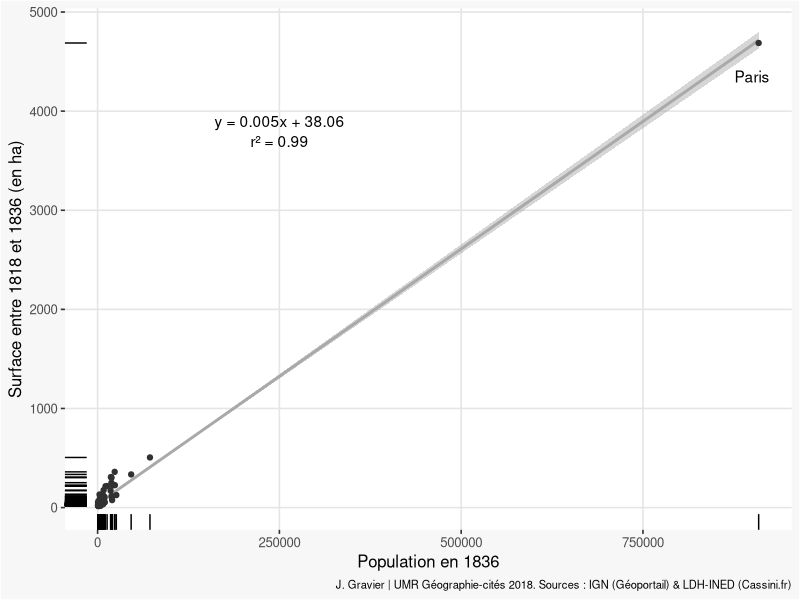
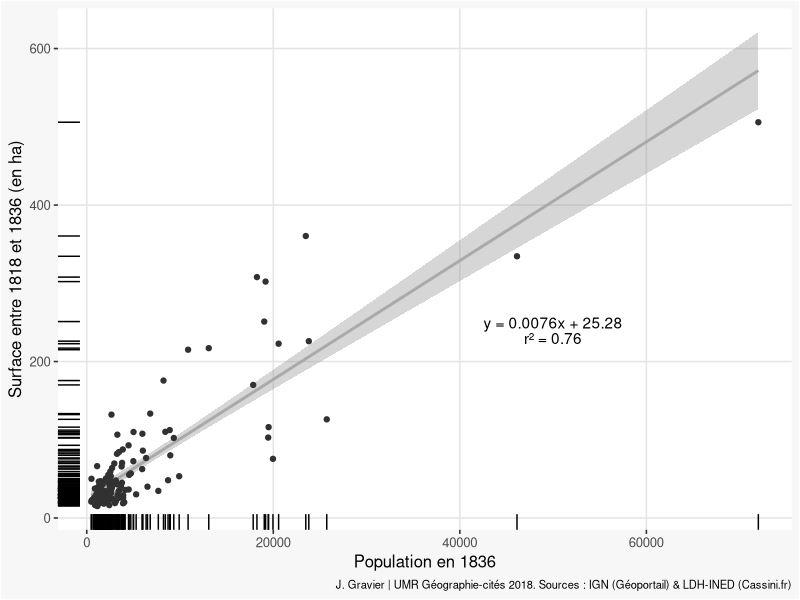
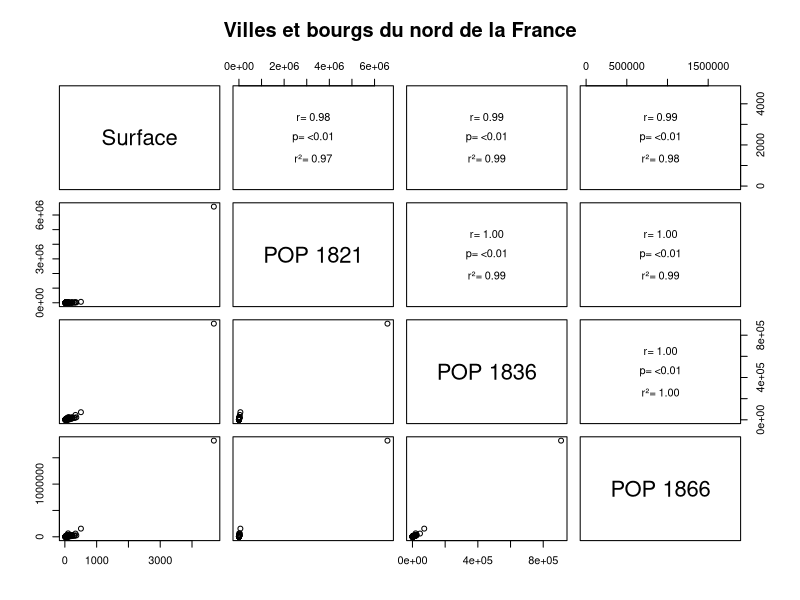
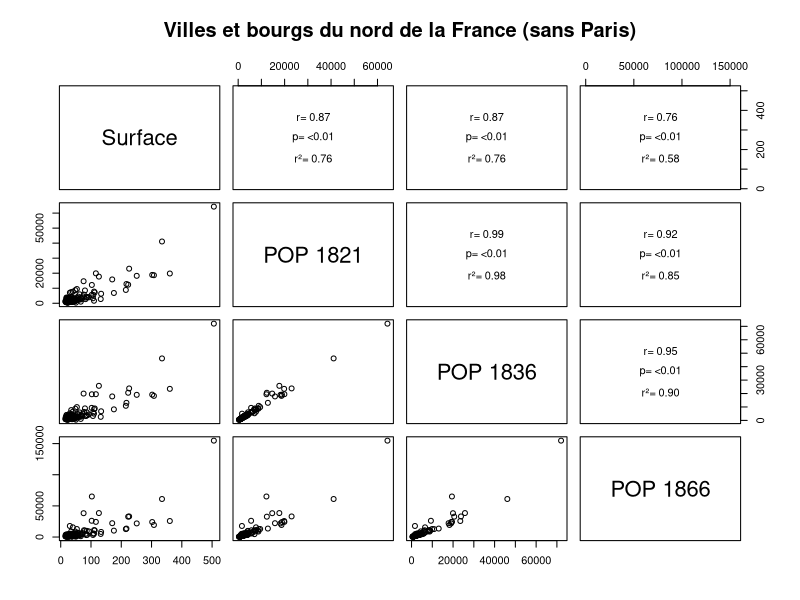
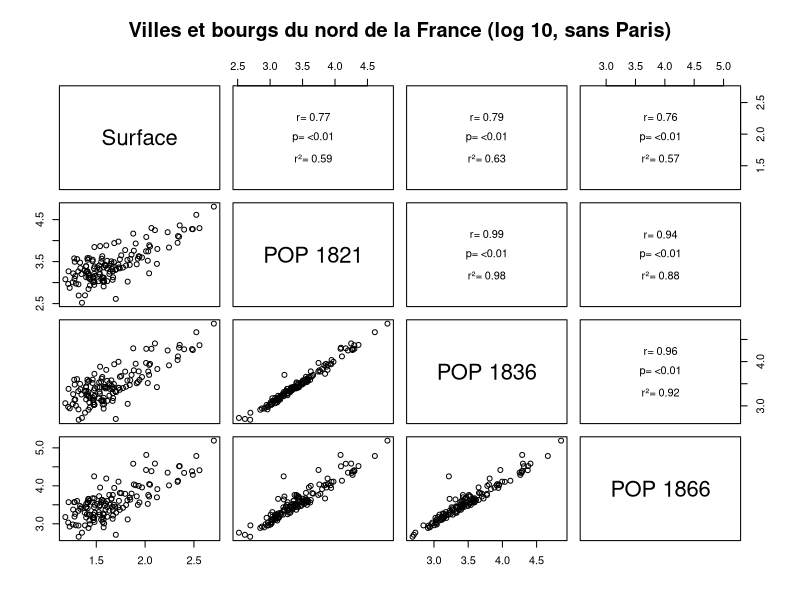
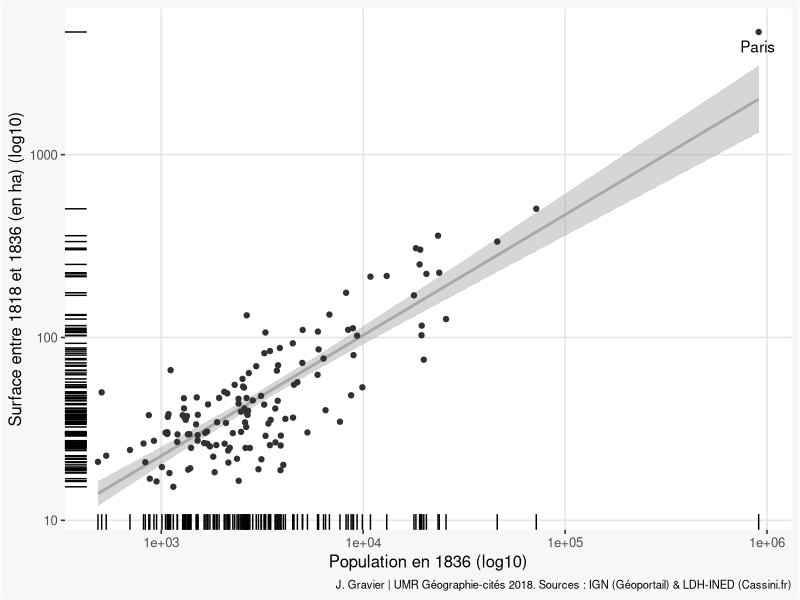

Write R code to recreate these figures, in order. (Note: this script raises an error after producing the figures.)
library(tidyverse)
library(ggthemes)
library(readxl)
library(classInt)

theme_julie <- function(){
  julie <- theme_igray() +
    theme(plot.subtitle = element_text(face = "italic"), 
          plot.caption = element_text(size = 8), 
          axis.title = element_text(size = 12), 
          axis.text = element_text(size = 9.5), 
          plot.title = element_text(size = 15, 
                                    face = "bold", hjust = 0.5), legend.text = element_text(size = 11.5), 
          legend.title = element_text(size = 11.7), 
          plot.background = element_rect(fill = "gray97"), 
          legend.key = element_rect(fill = "gray97"), 
          legend.background = element_rect(fill = "gray97"), 
          legend.position = "bottom", legend.direction = "horizontal")
  julie
}

panel.cor <- function(x, y, digits = 2, cex.cor, ...) # selon http://www.r-bloggers.com/scatter-plot-matrices-in-r/
{
  usr <- par("usr"); on.exit(par(usr))
  par(usr = c(0, 1, 0, 1))
  # calcul coefficient de corrélation
  r <- cor(x, y)
  txt <- format(c(r, 0.123456789), digits = digits)[1]
  txt <- paste("r= ", txt, sep = "")
  text(0.5, 0.7, txt)
  
  # calcul p-value
  p <- cor.test(x, y)$p.value
  txt2 <- format(c(p, 0.123456789), digits = digits)[1]
  txt2 <- paste("p= ", txt2, sep = "")
  if(p<0.01) txt2 <- paste("p= ", "<0.01", sep = "")
  text(0.5, 0.5, txt2)
  
  # calcul r² : ajout perso, car très utile pour nos données en SHS !
  rdeux <- lm(formula = x ~ y)
  rdeux <- summary(rdeux)$r.squared
  txt <- format(c(rdeux, 0.123456789), digits = digits)[1]
  txt <- paste("r²= ", txt, sep = "")
  text(0.5, 0.3, txt)
}





# Données espace étudié
Data <- read_excel("Data_EtmjPop_V2.xls", sheet = 2)
View(Data)

###### Analyse de la relation linéaire : pop 1836 & surface ########
# Test de significativité : corrélation, coefficient de corrélation de Pearson, Kendall ou Spearman
Cor1836 <- cor.test(Data$POP1836, Data$AREA,
                    method = "pearson",
                    conf.level = 0.95)
Cor1836

# Régression linéaire simple (sachant que x = y, écrit comme Var à expliquer ~ Var explicative)
reg1836 <- lm(formula = Data$AREA ~ Data$POP1836) # Ou intercept = B(eta), et autre = A(lpha), sachant que y = Ax + B
reg1836

# Expressivité plus fine de la régression
S1836 <- summary(reg1836)
S1836

S1836$r.squared #R² facilement identifiable

# Plot relation linéaire entre population et surface
ggplot(data = Data,
       aes(POP1836, AREA)) +
  geom_smooth(method=lm, color = "darkgrey", se = T) + # ajout de la droite de régression avec intervalle de confiance (sans: se = FALSE)
  geom_point(stat = "identity", color = "#313131") +
  geom_rug(sides ="bl") + # Densité marginale
  theme_julie() +
  labs(caption = "J. Gravier | UMR Géographie-cités 2018. Sources : IGN (Géoportail) & LDH-INED (Cassini.fr)") +
  xlab("Population en 1836") +
  ylab("Surface entre 1818 et 1836 (en ha)") +
  annotate("text", x = 900000,y = 4350, label = "Paris") +
  annotate("text", x = 250000,y = 3900, label = "y = 0.005x + 38.06") +
  annotate("text", x = 250000,y = 3700, label = "r² = 0.99")


###### Analyse de la relation linéaire sans Paris ########
Data1 <- filter(Data, NOM_COMM != "PARIS")
Data1

Cor1 <- cor.test(Data1$POP1836, Data1$AREA,
                 method = "pearson",
                 conf.level = 0.95)
Cor1

reg1 <- lm(formula = Data1$AREA ~ Data1$POP1836)
reg1

S1 <- summary(reg1)
S1

S1$r.squared

ggplot(data = Data1,
       aes(POP1836, AREA)) +
  geom_smooth(method=lm, color = "darkgrey", se = T) + # ajout de la droite de régression avec intervalle de confiance (sans: se = FALSE)
  geom_point(stat = "identity", color = "#313131") +
  geom_rug(sides ="bl") + # Densité marginale
  theme_julie() +
  labs(caption = "J. Gravier | UMR Géographie-cités 2018. Sources : IGN (Géoportail) & LDH-INED (Cassini.fr)") +
  xlab("Population en 1836") +
  ylab("Surface entre 1818 et 1836 (en ha)") +
  annotate("text", x = 50000,y = 250, label = "y = 0.0076x + 25.28") +
  annotate("text", x = 50000,y = 230, label = "r² = 0.76")


ScatterPlot_Lineaire <- as.matrix(Data[, c(3,6,7,8)])
colnames(ScatterPlot_Lineaire) <- c("Surface", "POP 1821", "POP 1836", "POP 1866")

pairs(ScatterPlot_Lineaire, upper.panel = panel.cor,
      main = "Villes et bourgs du nord de la France")


ScatterPlot_Lineaire <- as.matrix(Data1[, c(3,6,7,8)])
colnames(ScatterPlot_Lineaire) <- c("Surface", "POP 1821", "POP 1836", "POP 1866")

pairs(ScatterPlot_Lineaire, upper.panel = panel.cor,
      main = "Villes et bourgs du nord de la France (sans Paris)")

ScatterPlot_Log10 <- log10(ScatterPlot_Lineaire)

pairs(ScatterPlot_Log10, upper.panel = panel.cor,
      main = "Villes et bourgs du nord de la France (log 10, sans Paris)")

###### Transformation bi-logartihmique et ajustement puissance #####
reg2 <- lm(formula = log10(Data$AREA) ~ log10(Data$POP1836)) 
# Ou intercept = b(eta), et l'autre = a(lpha), sachant que sur linéaire y = ax + b
# en général ln(y) = aln(x) + b, soit y = e^b * x^a
# sachant que l'inverse de log10(x) = 10^x [en norme ISO 80000-2 on écrit log10 = lg]
# lg(y) = alg(x) + b, alors y = 10^b * x^a
reg2

Cor2 <- cor.test(log10(Data$POP1836), log10(Data$AREA),
                 method = "pearson",
                 conf.level = 0.95)
Cor2

# Expressivité plus fine de la régression
S2 <- summary(reg2)
S2

S2$r.squared #R² facilement identifiable

####### Plot avec transformation des axes en log10 + ajustement puissance
ggplot(data = Data,
       aes(POP1836, AREA)) +
  scale_x_log10() + # transformation en log10 des xi
  scale_y_log10() + # idem sur yi
  geom_smooth(method=lm, color = "darkgrey", se = T) + # lm sur log10
  geom_point(stat = "identity", color = "#313131") +
  geom_rug(sides ="bl") +
  theme_julie() +
  labs(caption = "J. Gravier | UMR Géographie-cités 2018. Sources : IGN (Géoportail) & LDH-INED (Cassini.fr)") +
  xlab("Population en 1836 (log10)") +
  ylab("Surface entre 1818 et 1836 (en ha) (log10)") +
  annotate("text", x = 900000,y = 3900, label = "Paris")


## Récupération des résidus 
ResidusLg <- function(x, y){
  reg <- lm(formula = log10(y) ~ log10(x))
  reg <- summary(reg)
  YPrimei <- 10^reg$coefficients[1,1]*x^reg$coefficients[2,1]  # On fait l'inverse de lg(y), y = 10^b * x^a
  Residus <- y - YPrimei
}

DataEspaceEtudie$Residus <- ResidusLg(DataEspaceEtudie$POP1836, DataEspaceEtudie$Etjm3)

ggplot(data = DataEspaceEtudie, 
       aes(x = reorder(NOM, -Residus), # Tri pour ordre décroissant fonction reorder
           y = Residus)) + 
  geom_bar(stat = "identity") + # Diagramme en baton
  scale_x_discrete(breaks = NULL) +
  theme_julie() +
  labs(caption = "J. Gravier | UMR Géographie-cités 2017. Sources : IGN (Géoportail) & LDH-INED (Cassini.fr)") +
  xlab("Villes étudiées") +
  ylab("Résidus des surfaces sur ajustement puissance (en ha)")



# Sans Paris
reg2SsParis <- lm(formula = log10(Data1$AREA) ~ log10(Data1$POP1836)) 
reg2SsParis

Cor2ssP <- cor.test(log10(Data1$POP1836), log10(Data1$AREA),
                    method = "pearson",
                    conf.level = 0.95)
Cor2ssP

# Expressivité plus fine de la régression
S2ssP <- summary(reg2SsParis)
S2ssP

S2ssP$r.squared #R² facilement identifiable

####### Plot avec transformation des axes en log10 + ajustement puissance
ggplot(data = Data1,
       aes(POP1836, AREA)) +
  scale_x_log10() + # transformation en log10 des xi
  scale_y_log10() + # idem sur yi
  geom_smooth(method=lm, color = "darkgrey", se = T) + # lm sur log10
  geom_point(stat = "identity", color = "#313131") +
  geom_rug(sides ="bl") +
  theme_julie() +
  labs(caption = "J. Gravier | UMR Géographie-cités 2018. Sources : IGN (Géoportail) & LDH-INED (Cassini.fr)") +
  xlab("Population en 1836 (log10)") +
  ylab("Surface entre 1818 et 1836 (log10)")


Data1$Residus <- ResidusLg(Data1$POP1836, Data1$Etjm3)
head(Data1)

ggplot(data = Data1, 
       aes(x = reorder(NOM, -Residus), # Tri pour ordre décroissant fonction reorder
           y = Residus)) + 
  geom_bar(stat = "identity", color = "black") + # Diagramme en baton
  scale_x_discrete(breaks = NULL) +
  theme_julie() +
  labs(caption = "J. Gravier | UMR Géographie-cités 2017. Sources : IGN (Géoportail) & LDH-INED (Cassini.fr)") +
  xlab("Villes étudiées") +
  ylab("Résidus des surfaces de l'ajustement puissance (en ha)")

ggplot(Data1, aes("",Residus)) + 
  geom_boxplot() +
  theme_julie() +
  labs(caption = "J. Gravier | UMR Géographie-cités 2017. Sources : IGN (Géoportail) & LDH-INED (Cassini.fr)") +
  xlab("") +
  ylab("Résidus des surfaces de l'ajustement puissance (en ha)")


Data1 %>%
  ggplot(aes(TypeEtmj, Residus)) +
  geom_boxplot() +
  xlab("") +
  ylab("Résidus des surfaces de l'ajustement puissance (ha)") +
  labs(caption = "J. Gravier | UMR Géographie-cités 2017. Sources : IGN (Géoportail) & LDH-INED (Cassini.fr)") +
  theme_julie()

summary(Data1$Residus)


########## IDEM mais sur les "villes" selon Etmj ##########
DataV <- filter(Data1, TYPE_LIEU == "Ville") # 72 entités villes au total
head(DataV)
nrow(DataV)

CorV <- cor.test(log10(DataV$POP1836), log10(DataV$AREA),
                 method = "pearson",
                 conf.level = 0.95)
CorV

regV <- lm(formula = log10(DataV$AREA) ~ log10(DataV$POP1836))
regV

SV <- summary(regV)
SV

SV$r.squared #R² facilement identifiable

ggplot(DataV, aes(POP1836, AREA)) +
  scale_x_log10() + # transformation en log10 des xi
  scale_y_log10() + # idem sur yi
  geom_smooth(method=lm, color = "darkgrey", se = T) + # lm sur log10
  geom_point(stat = "identity", color = "#313131") +
  geom_rug(sides ="bl") +
  theme_julie() +
  labs(caption = "J. Gravier | UMR Géographie-cités 2017. Sources : IGN (Géoportail) & LDH-INED (Cassini.fr)") +
  xlab("Population en 1836 (log10)") +
  ylab("Surface entre 1818 et 1836 (en ha) (log10)")

ggplot(DataV, 
       aes(x = reorder(NOM, -Residus), # Tri pour ordre décroissant fonction reorder
           y = Residus)) + 
  geom_bar(stat = "identity", color = "black") + # Diagramme en baton
  scale_x_discrete(breaks = NULL) +
  theme_julie() +
  labs(caption = "J. Gravier | UMR Géographie-cités 2017. Sources : IGN (Géoportail) & LDH-INED (Cassini.fr)") +
  xlab("Villes étudiées") +
  ylab("Résidus des surfaces de l'ajustement puissance (en ha)")

ggplot(DataV, aes("",Residus)) + 
  geom_boxplot() +
  theme_julie() +
  labs(caption = "J. Gravier | UMR Géographie-cités 2017. Sources : IGN (Géoportail) & LDH-INED (Cassini.fr)") +
  xlab("") +
  ylab("Résidus des surfaces de l'ajustement puissance (en ha)")

ScatterPlot_LineaireVilles <- as.matrix(DataV[, c(4,9,10,11)])
colnames(ScatterPlot_LineaireVilles) <- c("Surface", "POP 1821", "POP 1836", "POP 1866")

pairs(ScatterPlot_LineaireVilles, upper.panel = panel.cor,
      main = "Les villes du nord de la France")

ScatterPlot_VillesLog10 <- log10(ScatterPlot_LineaireVilles)

pairs(ScatterPlot_VillesLog10, upper.panel = panel.cor,
      main = "Les villes du nord de la France (log 10)")


########## IDEM mais sur les "bourgs" selon Etmj ##########
DataB <- filter(Data1, TYPE_LIEU == "Bourg") # 65 entités bourgs au total
DataB

CorB <- cor.test(log10(DataB$POP1836), log10(DataB$AREA),
                 method = "pearson",
                 conf.level = 0.95)
CorB

regB <- lm(formula = log10(DataB$AREA) ~ log10(DataB$POP1836))
regB

SB <- summary(regB)
SB

SB$r.squared #R² facilement identifiable

ggplot(DataB,  aes(POP1836, AREA)) +
  scale_x_log10() +
  scale_y_log10() +
  geom_smooth(method=lm, color = "darkgrey", se = T) +
  geom_point(stat = "identity", color = "#313131") +
  geom_rug(sides ="bl") +
  theme_julie() +
  labs(caption = "J. Gravier | UMR Géographie-cités 2017. Sources : IGN (Géoportail) & LDH-EHESS (Cassini.fr)") +
  xlab("Population en 1836 (log10)") +
  ylab("Surface entre 1818 et 1836 (en ha) (log10)")

ScatterPlot_LineaireBourgs <- as.matrix(DataB[, c(4,9,10,11)])
colnames(ScatterPlot_LineaireBourgs) <- c("Surface", "POP 1821", "POP 1836", "POP 1866")

pairs(ScatterPlot_LineaireBourgs, upper.panel = panel.cor,
      main = "Les bourgs du nord de la France")

# Sortie de tableau
SortieTableauGeneral <- data.frame(c(nrow(Data), Cor2$conf.int, Cor2$estimate, Cor2$p.value, S2$r.squared, 10^reg2$coefficients[1], reg2$coefficients[2]),
                                   c(nrow(Data1), Cor2ssP$conf.int, Cor2ssP$estimate, Cor2ssP$p.value, S2ssP$r.squared, 10^reg2SsParis$coefficients[1], reg2SsParis$coefficients[2]),
                                   c(nrow(DataV), CorV$conf.int, CorV$estimate, CorV$p.value, SV$r.squared, 10^regV$coefficients[1], regV$coefficients[2]),
                                   c(nrow(DataB), CorB$conf.int, CorB$estimate, CorB$p.value, SB$r.squared, 10^regB$coefficients[1], regB$coefficients[2]),
                                   stringsAsFactors = F)
# pour reg = ax^beta
SortieTableauGeneral <- as.data.frame(t(SortieTableauGeneral))
colnames(SortieTableauGeneral) <- c("n","confidence interval (level = 0.95)","confidence interval (level = 0.95)", "r", "p", "r²", "a", "beta")
rownames(SortieTableauGeneral) <- c("Général", "Général (sans Paris)", "Villes (sans Paris)", "Bourgs (sans Paris)")
SortieTableauGeneral <- round(SortieTableauGeneral, 3) # arrondir à 3 chiffres après la virgule

write.csv(SortieTableauGeneral, "Tableau_Correlations_Pop1836&Etjm.csv")


#### Joujou scatterplot : avec Paris ou sans ####
DataScatterplotVilles <- Data1 %>%
  filter(TypeEtmj == "Ville") %>%
  select(Etjm3, POP1793:POP1866) %>%
  rename(Surface = Etjm3) %>%
  as.matrix()

pairs(DataScatterplotVilles, upper.panel = panel.cor,
      main = "Les villes du nord de la France : Ville")

DataScatterplotVillesLog <- log10(DataScatterplotVilles)

pairs(DataScatterplotVillesLog, upper.panel = panel.cor,
      main = "Les villes du nord de la France : Ville (log 10)")


# Observation (janvier 2016) des villes & bourgs de la distribution
Data1bis <- Data1 %>%
  mutate(OrigEtmj = TYPE_LIEU) %>%
  mutate(TYPE_LIEU = "Complet") %>%
  rbind(Data1 %>% mutate(OrigEtmj = TYPE_LIEU))
Data1bis <- Data1bis %>%
  rename(Type = OrigEtmj)

Data1bis %>%
  ggplot(aes(POP1836, AREA)) +
  geom_smooth(method=lm, color = "darkgrey", fill = "lightgrey") + # lm sur log10
  geom_point(stat = "identity", aes(color = Type)) +
  scale_x_log10("Population en 1836 (log10)") +
  scale_y_log10("Surface entre 1818 et 1835 (ha) (log10)") +
  geom_rug(sides ="bl") +
  theme_julie() +
  scale_colour_tableau("colorblind10") +
  labs(caption = "J. Gravier | UMR Géographie-cités 2017. Sources : IGN (Géoportail) & LDH-EHESS (Cassini.fr)") +
  facet_wrap(~TYPE_LIEU)

# Initialement : visualisation habituelle, moins lisible je trouve
Data1 %>%
  ggplot(aes(POP1836, AREA, group = TYPE_LIEU, shape = TYPE_LIEU)) +
  geom_smooth(method=lm, color = "grey", fill = "lightgrey") + # lm sur log10
  geom_point(aes(colour = TYPE_LIEU)) +
  scale_shape_manual(values = c(24, 25)) +
  scale_color_brewer(palette = "Set1") +
  scale_x_log10("Population en 1836 (log10)") +
  scale_y_log10("Surface entre 1818 et 1836 (ha) (log10)") +
  geom_rug(sides ="bl")
# Thibaut et Julien trouve cette visu plus claire


# Bourgs : scatterplot
BourgScatterplot <- as.matrix(DataB[, c(4,8,9,10,11)])
colnames(BourgScatterplot) <- c("Surface", "POP1793", "POP1821", "POP1836", "POP1866")

pairs(BourgScatterplot, upper.panel = panel.cor,
      main = "Les bourgs du nord de la France (carte d'État-major)")

BourgScatterplotLog <- log10(BourgScatterplot)

pairs(BourgScatterplotLog, upper.panel = panel.cor,
      main = "Les bourgs du nord de la France (log 10) (carte d'État-major)")

###### Linéaire Bourgs ######
#### Ajustement très mauvais à cause de Saint-Amand-les-eaux ####
DataB2 <- DataEspaceEtudie %>%
  filter(NOM != "SAINT-AMAND-LES-EAUX" & TypeEtmj == "Bourg")
regLinB <- lm(formula = DataB2$Etjm3 ~ DataB2$POP1836)
regLinB

SLinB <- summary(regLinB)
SLinB

SLinB$r.squared

ggplot(DataB2,
       aes(POP1836, Etjm3)) +
  geom_point(stat = "identity") +
  geom_smooth(method=lm, color = "darkgrey", se = FALSE) + # ajout de la droite de régression avec intervalle de confiance (sans: se = FALSE)
  geom_rug(sides ="bl") + # Densité marginale
  theme_julie() +
  xlab("Population en 1836") +
  ylab("Surface entre 1818 et 1836 (en ha)")
